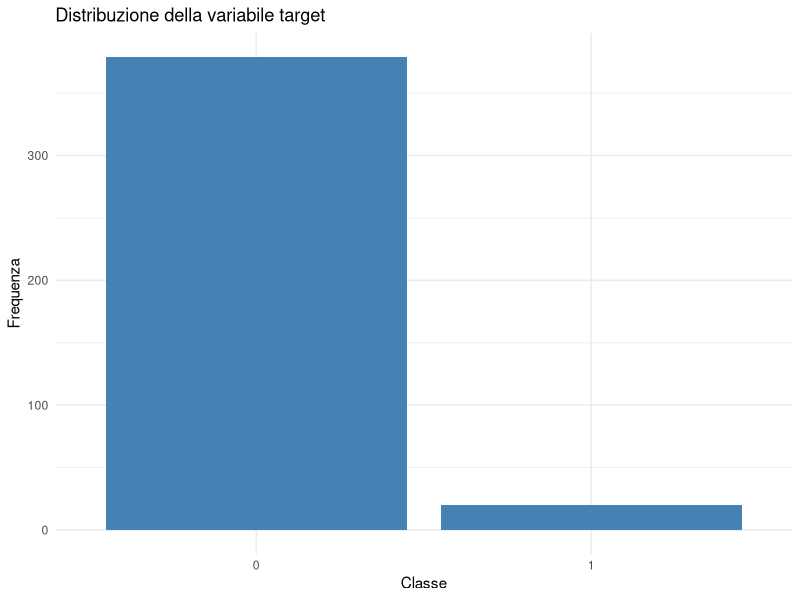
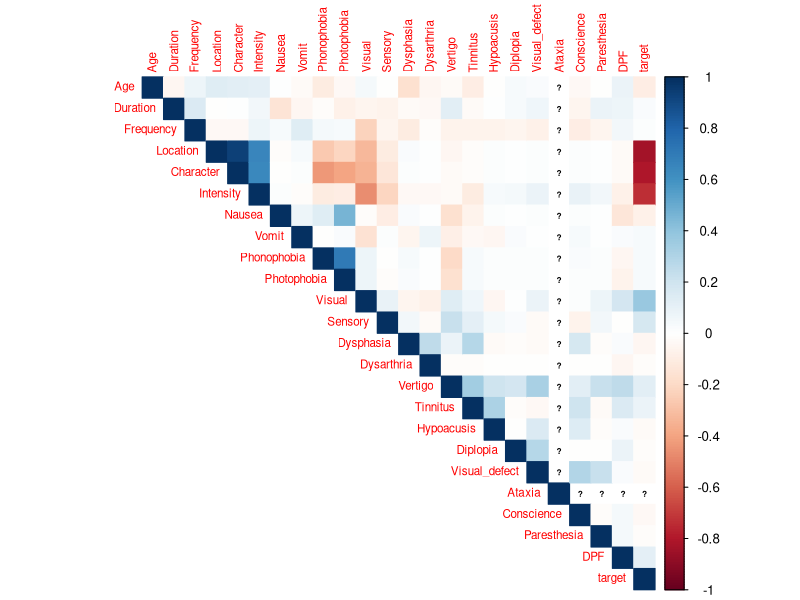
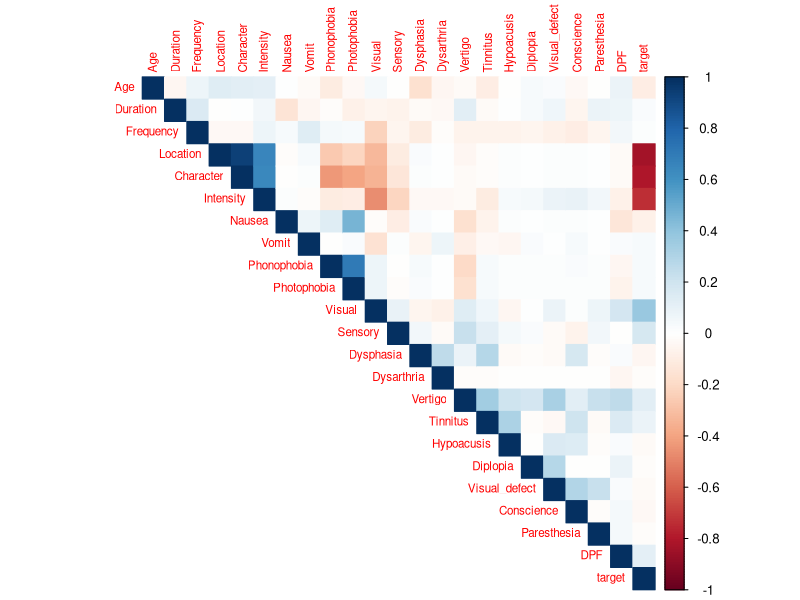
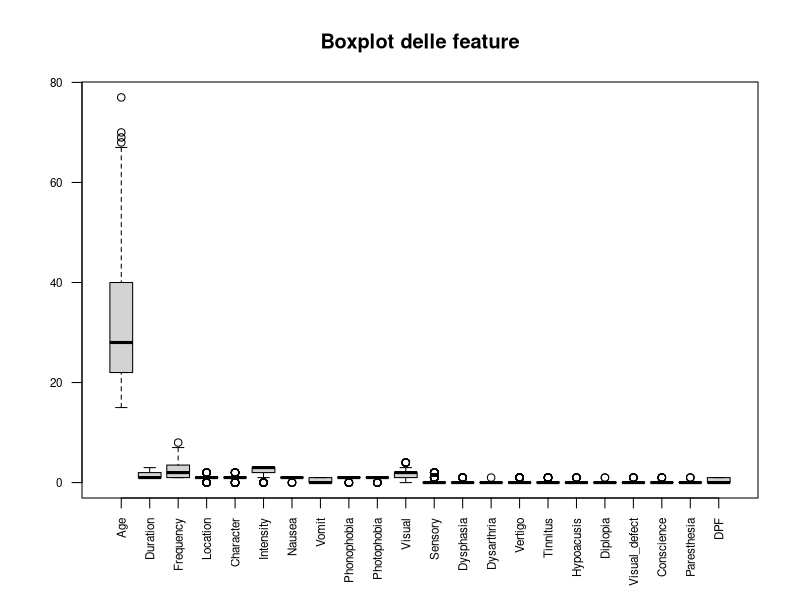
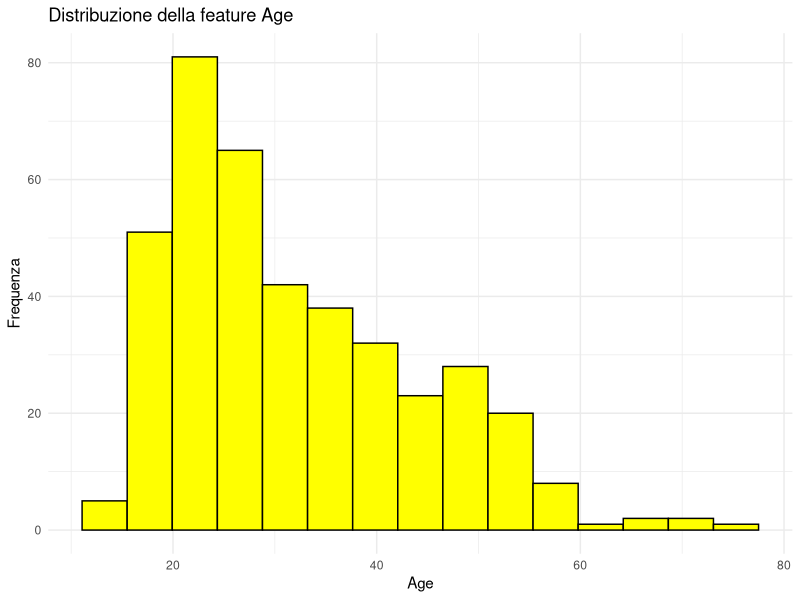
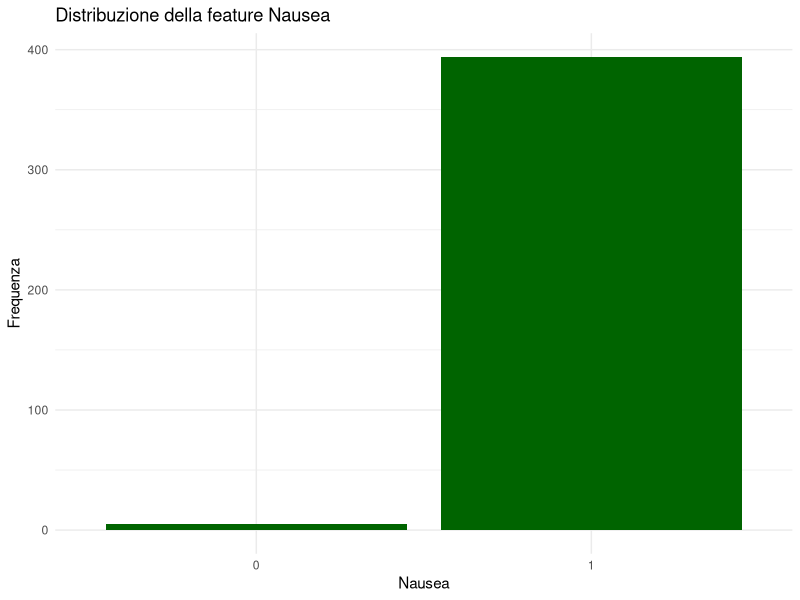
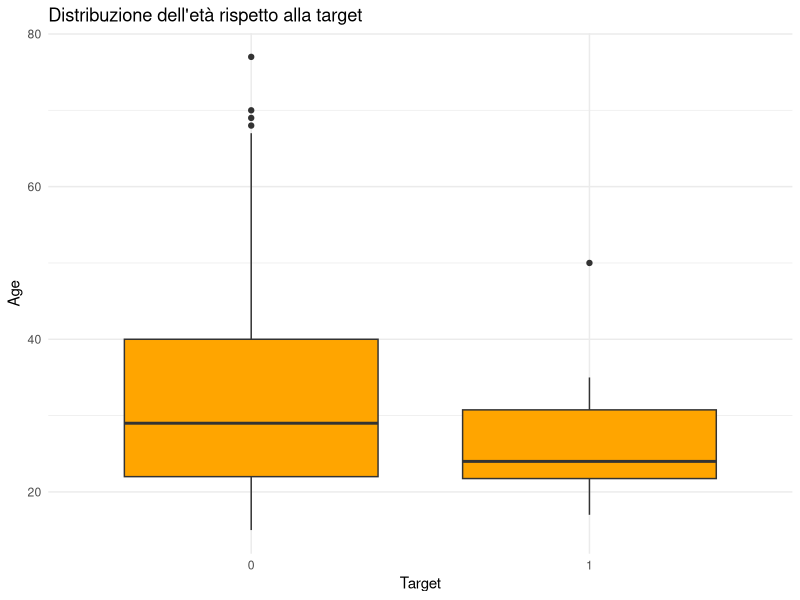

These charts were generated, in order, by the following R code:
# Librerie
library(readr)
library(dplyr)
library(ggplot2)
library(corrplot)
library(caret)
library(psych)

# Caricamento dataset
dataset <- read.csv("Migraine_onevsrest_3.csv")

# Prime righe
head(dataset)

# Dimensioni dataset
dim(dataset)

# Nomi colonne
colnames(dataset)

# Struttura dataset
str(dataset)

# Statistiche descrittive
summary(dataset)

# Controllo valori mancanti
colSums(is.na(dataset))

# Distribuzione target
table(dataset$target)

# Percentuali target
prop.table(table(dataset$target))
# Grafico distribuzione target
ggplot(dataset, aes(x = as.factor(target))) +
  geom_bar(fill = "steelblue") +
  labs(
    title = "Distribuzione della variabile target",
    x = "Classe",
    y = "Frequenza"
  ) +
  theme_minimal()

# Matrice di correlazione
cor_matrix <- cor(dataset)

# Visualizzazione grafica matrice di correlazione
corrplot(cor_matrix,
         method = "color",
         type = "upper",
         tl.cex = 0.7,
         number.cex = 0.5)
# Numero valori unici per feature (ho verificato se Ataxia avesse un unico valore)
sapply(dataset, function(x) length(unique(x)))
# Rimozione feature costante Ataxia
dataset <- dataset %>%
  select(-Ataxia)
# Nuova matrice di correlazione senza la feature Ataxia
cor_matrix <- cor(dataset)

#Visualizzazione grafica nuova matrice di correlazione
corrplot(cor_matrix,
         method = "color",
         type = "upper",
         tl.cex = 0.7)
# Boxplot delle feature
boxplot(dataset[,1:(ncol(dataset)-1)],
        las = 2,
        main = "Boxplot delle feature",
        cex.axis = 0.7)
# Istogramma della feature Age
ggplot(dataset, aes(x = Age)) +
  geom_histogram(bins = 15,
                 fill = "yellow",
                 color = "black") +
  labs(
    title = "Distribuzione della feature Age",
    x = "Age",
    y = "Frequenza"
  ) +
  theme_minimal()

# Barplot feature Nausea
ggplot(dataset, aes(x = as.factor(Nausea))) +
  geom_bar(fill = "darkgreen") +
  labs(
    title = "Distribuzione della feature Nausea",
    x = "Nausea",
    y = "Frequenza"
  ) +
  theme_minimal()
# Boxplot Age vs Target
ggplot(dataset, aes(x = as.factor(target), y = Age)) +
  geom_boxplot(fill = "orange") +
  labs(
    title = "Distribuzione dell'età rispetto alla target",
    x = "Target",
    y = "Age"
  ) +
  theme_minimal()
# PREPROCESSING PER IL MODELLO
# Il metodo factor converte la variabile target da numerica a categoriale
dataset$target <- as.factor(dataset$target)
# Train/Test split
set.seed(123)

trainIndex <- createDataPartition(dataset$target,
                                  p = 0.8,
                                  list = FALSE)

train_data <- dataset[trainIndex, ]
test_data  <- dataset[-trainIndex, ]

# Controllo dimensioni
dim(train_data)
dim(test_data)

# Controllo distribuzione target nei due set
table(train_data$target)
table(test_data$target)

# Controllo variabilità Diplopia
table(train_data$Diplopia)
table(test_data$Diplopia)

# Rimozione Diplopia da train e test perché nel training set è costante
train_data <- train_data %>%
  select(-Diplopia)

test_data <- test_data %>%
  select(-Diplopia)

# Separazione feature e target
train_x <- train_data[, colnames(train_data) != "target"]
test_x  <- test_data[, colnames(test_data) != "target"]

train_y <- train_data$target
test_y  <- test_data$target

# Scaling delle feature
preProcValues <- preProcess(train_x,
                            method = c("center", "scale"))

train_x_scaled <- predict(preProcValues, train_x)
test_x_scaled  <- predict(preProcValues, test_x)
# Dataset finali scalati
train_scaled <- cbind(train_x_scaled,
                      target = train_y)

test_scaled <- cbind(test_x_scaled,
                     target = test_y)
# Modello logistico
log_model <- glm(target ~ .,
                 data = train_scaled,
                 family = binomial)
summary(log_model)

dim(train_scaled)

table(train_scaled$target)

summary(train_scaled$target)

str(train_scaled)
# Probabilità predette
pred_probs <- predict(log_model,
                      test_scaled,
                      type = "response")

# Conversione classi
pred_class <- ifelse(pred_probs > 0.5, 1, 0)

pred_class <- as.factor(pred_class)

# Confusion matrix
confusionMatrix(pred_class,
                test_scaled$target)
# Confusion matrix salvata
cm <- confusionMatrix(
  pred_class,
  test_scaled$target,
  positive = "1"
)

cm

# Metriche principali
accuracy <- cm$overall["Accuracy"]
precision <- cm$byClass["Pos Pred Value"]
recall <- cm$byClass["Sensitivity"]
f1_score <- 2 * ((precision * recall) / (precision + recall))

accuracy
precision
recall
f1_score
